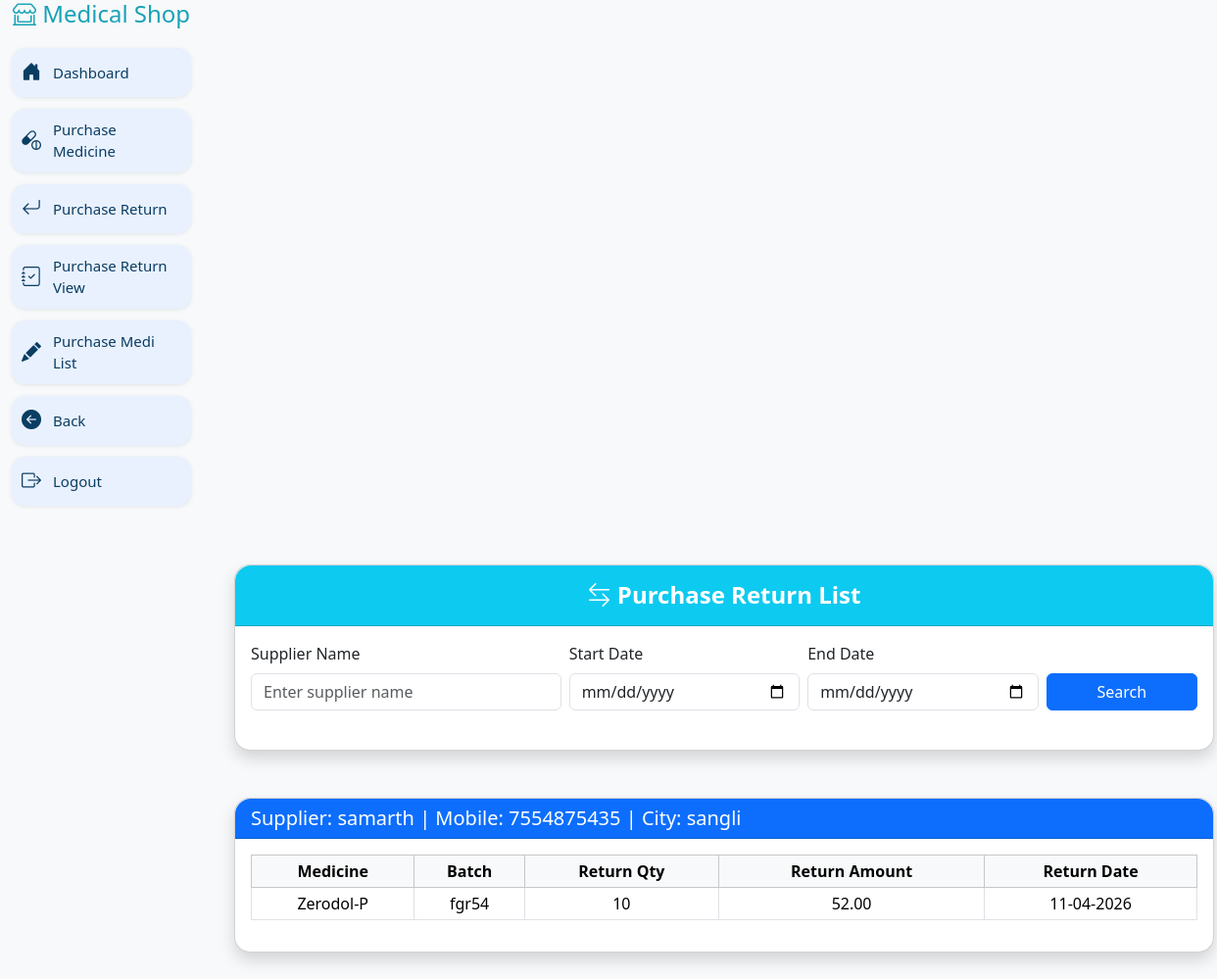
The app's page /purchase_medicine/purchase_return_list.php with its own data.
### tables this page shows
CREATE TABLE `purchase_return_medicine` (
  `id` int(11) NOT NULL,
  `bill_id` int(11) DEFAULT NULL,
  `sr_no` int(11) DEFAULT NULL,
  `product` varchar(255) DEFAULT NULL,
  `batch` varchar(100) DEFAULT NULL,
  `gst` decimal(5,2) DEFAULT NULL,
  `mrp` decimal(10,2) DEFAULT NULL,
  `ex_date` date DEFAULT NULL,
  `return_qty` int(11) DEFAULT NULL,
  `return_amount` decimal(10,2) DEFAULT NULL,
  `return_date` datetime DEFAULT current_timestamp()
);

CREATE TABLE `ss_bills` (
  `id` int(11) NOT NULL,
  `s_name` varchar(255) NOT NULL,
  `total_amount` decimal(10,2) NOT NULL,
  `salesman_name` varchar(255) NOT NULL,
  `f_total_amount` decimal(10,2) NOT NULL,
  `city` varchar(100) NOT NULL,
  `mobile` varchar(20) NOT NULL,
  `datetime` datetime NOT NULL DEFAULT current_timestamp(),
  `address` varchar(255) NOT NULL,
  `pay_mode` varchar(255) NOT NULL,
  `expiry_return_amount` decimal(10,2) DEFAULT 0.00
);

### purchase_medicine/purchase_return_list.php (the view, shortened to what this page needs)
<?php
$conn = new mysqli("localhost", "root", "", "medical_shop");
$supplier_filter = $_GET['supplier'] ?? '';
$start_date = $_GET['start_date'] ?? '';
$end_date = $_GET['end_date'] ?? '';
$sql = "SELECT b.s_name, b.mobile, b.address, r.product, r.batch, r.return_qty, r.return_amount, r.return_date FROM purchase_return_medicine r JOIN ss_bills b ON r.bill_id = b.id WHERE 1";
$sql .= " ORDER BY b.s_name, r.return_date DESC";
$result = $conn->query($sql);
$suppliers = [];
while ($row = $result->fetch_assoc()) {
    $key = $row['s_name'] . '_' . $row['mobile'] . '_' . $row['address'];
    $suppliers[$key][] = $row;
}
?>
<!DOCTYPE html>
<html lang="en">
<head>
    <link href="https://cdn.jsdelivr.net/npm/bootstrap@5.3.2/dist/css/bootstrap.min.css" rel="stylesheet">
    <link href="https://cdn.jsdelivr.net/npm/bootstrap-icons@1.10.5/font/bootstrap-icons.css" rel="stylesheet">
    <link rel="stylesheet" href="../nav.css">
</head>
<body>
<div class="container-fluid">
    <div class="row">
        <?php include 'navbar.php'; ?>
        <div class="container mt-4 mb-4">
            <div class="row justify-content-center mt-4 mb-4">
                <div class="col-lg-8">
                    <div class="card shadow rounded-4">
                        <div class="card-header bg-info text-white text-center rounded-top-4 py-3">
                            <h4 class="mb-0 fw-bold"><i class="bi bi-arrow-left-right"></i> Purchase Return List</h4>
                        </div>
                        <div class="card-body">
                            <form method="GET" class="mb-4">
                                <div class="row g-2 align-items-end">
                                    <div class="col-md-4">
                                        <label for="supplier" class="form-label">Supplier Name</label>
                                        <input type="text" name="supplier" id="supplier" class="form-control" placeholder="Enter supplier name" value="<?= htmlspecialchars($supplier_filter) ?>">
                                    </div>
                                    <div class="col-md-3">
                                        <label for="start_date" class="form-label">Start Date</label>
                                        <input type="date" name="start_date" id="start_date" class="form-control" value="<?= htmlspecialchars($start_date) ?>">
                                    </div>
                                    <div class="col-md-3">
                                        <label for="end_date" class="form-label">End Date</label>
                                        <input type="date" name="end_date" id="end_date" class="form-control" value="<?= htmlspecialchars($end_date) ?>">
                                    </div>
                                    <div class="col-md-2">
                                        <button type="submit" class="btn btn-primary w-100">Search</button>
                                    </div>
                                </div>
                            </form>
                        </div>
                    </div>
                    <div class="mt-5">
                    <?php if (empty($suppliers)): ?>
                        <div class="alert alert-info text-center mt-4">No return records found.</div>
                    <?php else: ?>
                        <?php foreach ($suppliers as $key => $returns):
                            $first = $returns[0];
                        ?>
                        <div class="card shadow rounded-4 mb-4">
                            <div class="card-header bg-primary text-white rounded-top-4">
                                <h5 class="mb-0">
                                    Supplier: <?= htmlspecialchars($first['s_name']) ?> |
                                    Mobile: <?= htmlspecialchars($first['mobile']) ?> |
                                    City: <?= htmlspecialchars($first['address']) ?>
                                </h5>
                            </div>
                            <div class="card-body p-3">
                                <div class="table-responsive">
                                    <table class="table table-sm table-bordered table-hover">
                                        <thead class="table-light text-center">
                                            <tr>
                                                <th>Medicine</th>
                                                <th>Batch</th>
                                                <th>Return Qty</th>
                                                <th>Return Amount</th>
                                                <th>Return Date</th>
                                            </tr>
                                        </thead>
                                        <tbody>
                                            <?php foreach ($returns as $row): ?>
                                            <tr>
                                                <td><?= htmlspecialchars($row['product']) ?></td>
                                                <td><?= htmlspecialchars($row['batch']) ?></td>
                                                <td class="text-center"><?= $row['return_qty'] ?></td>
                                                <td class="text-center"><?= number_format($row['return_amount'], 2) ?></td>
                                                <td class="text-center"><?= date('d-m-Y', strtotime($row['return_date'])) ?></td>
                                            </tr>
                                            <?php endforeach; ?>
                                        </tbody>
                                    </table>
                                </div>
                            </div>
                        </div>
                        <?php endforeach; ?>
                    <?php endif; ?>
                </div>
            </div>
        </div>
    </div>
</div>
</body>
</html>

### purchase_medicine/purchase_return_list.php (style rules this page uses)
body { background-color: #f8f9fa; }
.container { margin-top: 20px; }
.card { border-radius: 20px; box-shadow: 0 6px 12px rgba(0,0,0,0.1); max-width: 1000px; width: 1000px; left:20px; }
.card-header { background-color: #17a2b8; color: white; font-weight: bold; }
table th, table td { vertical-align: middle; text-align:center; }

### records on screen
purchase_return_medicine: ss_bills.s_name "samarth", ss_bills.mobile "7554875435", ss_bills.address "sangli", product "Zerodol-P", batch "fgr54", return_qty "10", return_amount "52.00", return_date "11-04-2026"
